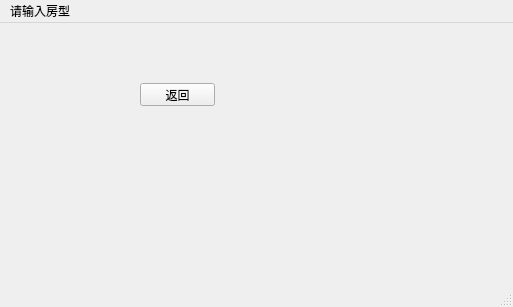
<?xml version="1.0" encoding="UTF-8"?>
<ui version="4.0">
 <class>MainWindowaddhome</class>
 <widget class="QMainWindow" name="MainWindowaddhome">
  <property name="geometry">
   <rect>
    <x>0</x>
    <y>0</y>
    <width>513</width>
    <height>307</height>
   </rect>
  </property>
  <property name="windowTitle">
   <string>MainWindow</string>
  </property>
  <widget class="QWidget" name="centralwidget">
   <widget class="QPushButton" name="pushButton">
    <property name="geometry">
     <rect>
      <x>140</x>
      <y>60</y>
      <width>75</width>
      <height>23</height>
     </rect>
    </property>
    <property name="text">
     <string>返回</string>
    </property>
   </widget>
  </widget>
  <widget class="QStatusBar" name="statusbar"/>
  <widget class="QMenuBar" name="menubar">
   <property name="geometry">
    <rect>
     <x>0</x>
     <y>0</y>
     <width>513</width>
     <height>21</height>
    </rect>
   </property>
   <widget class="QMenu" name="menu">
    <property name="title">
     <string>请输入房型</string>
    </property>
   </widget>
   <addaction name="menu"/>
  </widget>
 </widget>
 <resources/>
 <connections/>
</ui>
